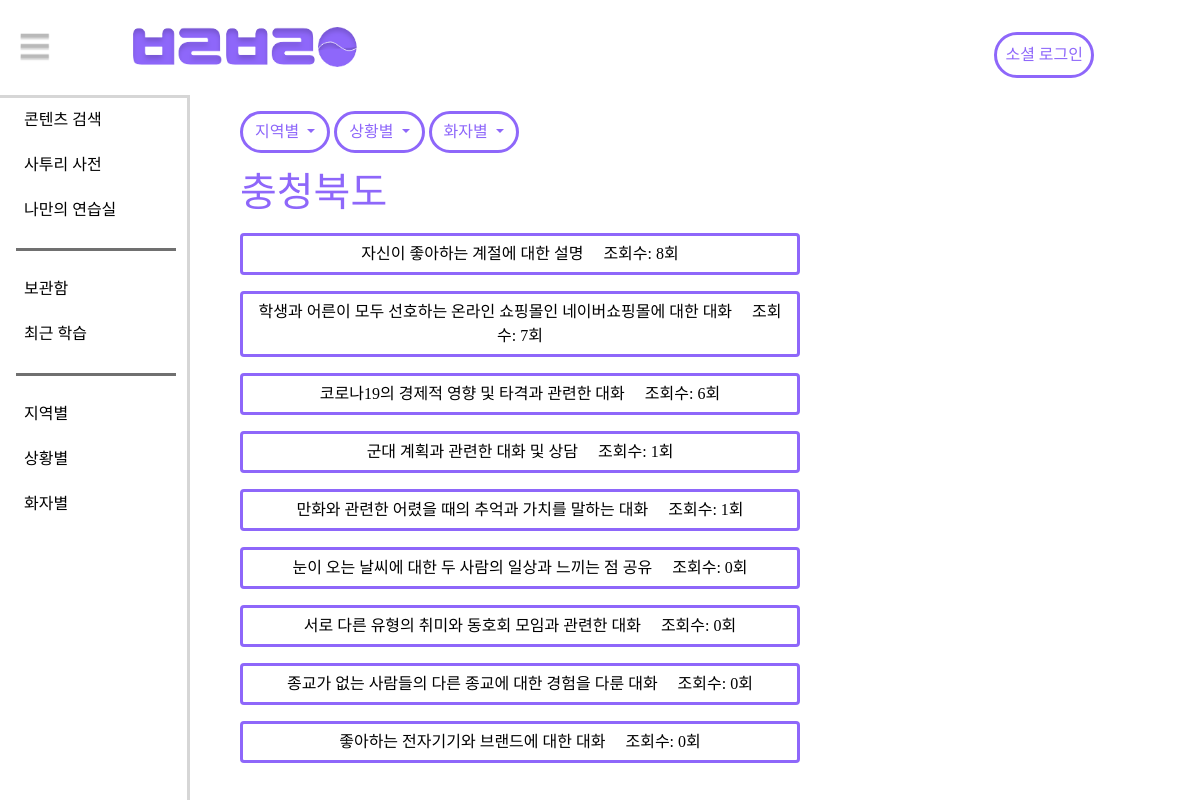
The app's page /voice/voice_map/chchbokdo/, older data.
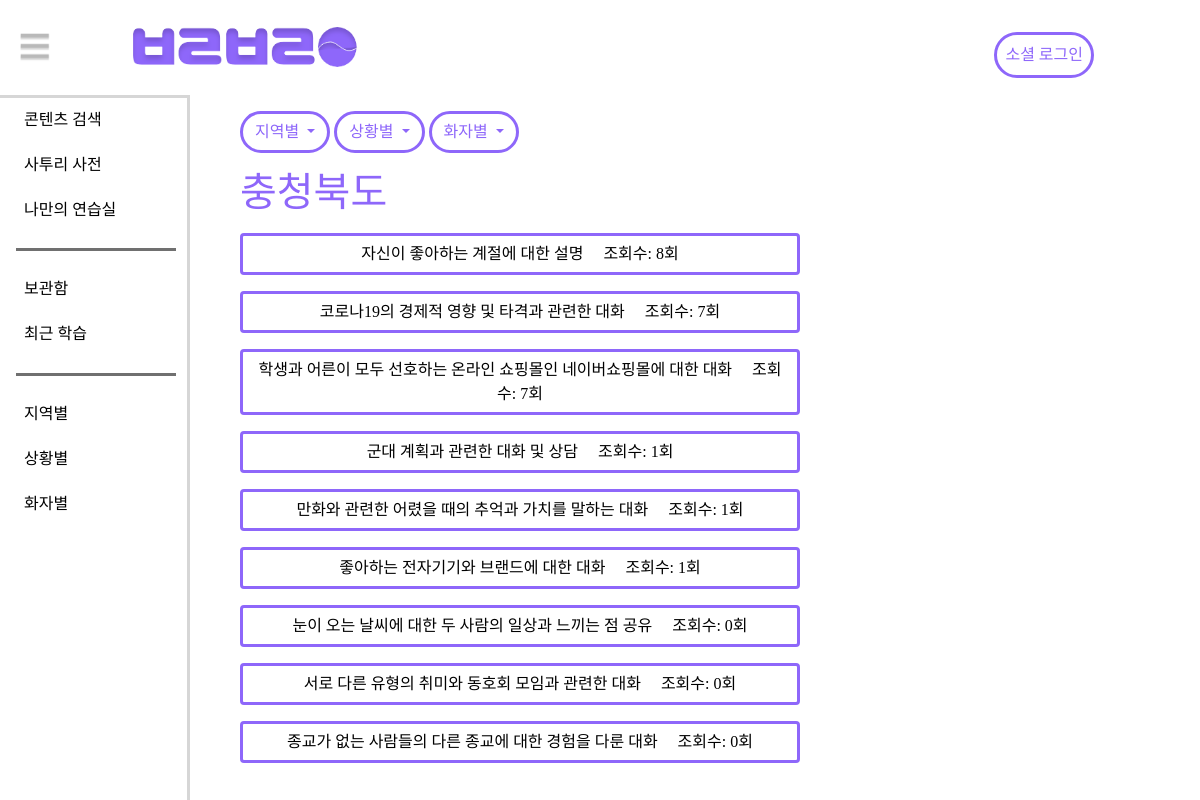
The same page, newer data.
### voice/models.py (models this page shows, shortened)
class voice(models.Model):
    title = models.CharField(max_length=50)
    region = models.CharField(max_length = 30, choices=region_choice)
    situation = models.CharField(max_length = 30, choices=situation_choice, blank=True)
    talker_age = models.CharField(max_length = 30, choices=talker_age_choice, blank=True)
    talker_gender = models.CharField(max_length = 30, choices=talker_gender_choice, blank=True)
    views = models.PositiveIntegerField(default=0)
    memo = models.CharField(max_length = 300, blank=True)
    objects = managers.CustomModelManager()
    audio = models.FileField(upload_to="voice")
    script = models.FileField(upload_to="script", blank=True)
    script_title = models.CharField(max_length=100, blank=True)
    text = models.TextField(default="", blank=True)

### voice/views.py (the view)
# urls.py: path('voice_map/chchbokdo/', CbListView.as_view(), name="chchbokdo"),
class CbListView(ListView):
    model = voice
    context_object_name = "voice_list"
    template_name = "voice/chchbokdo.html"
    queryset = voice.objects.filter(region="충청북도").order_by("-views")

### voice/templates/voice/chchbokdo.html
{% extends 'voice/local_base.html' %}
{% block local %}
<h1>충청북도</h1>
<div style="font-size: 15px;">
  <ul style="list-style:none; padding:0px; margin:0px;">
      {% for voice in voice_list %}
      <li><a class="btn btn-outline col-7 my-2" href="{% url 'voice:voice_detail' pk=voice.id %}">{{voice.title}} &nbsp;&nbsp;&nbsp;&nbsp;조회수: {{voice.views}}회</a></li>
      {% endfor %}
  </ul>
</div>
{% endblock %}

Row changes from the older to the newer data that the page shows:
changed voice "코로나19의 경제적 영향 및 타격과 관련한 대화": views "6" → "7"; moves up the list
changed voice "좋아하는 전자기기와 브랜드에 대한 대화": views "0" → "1"; moves up the list
